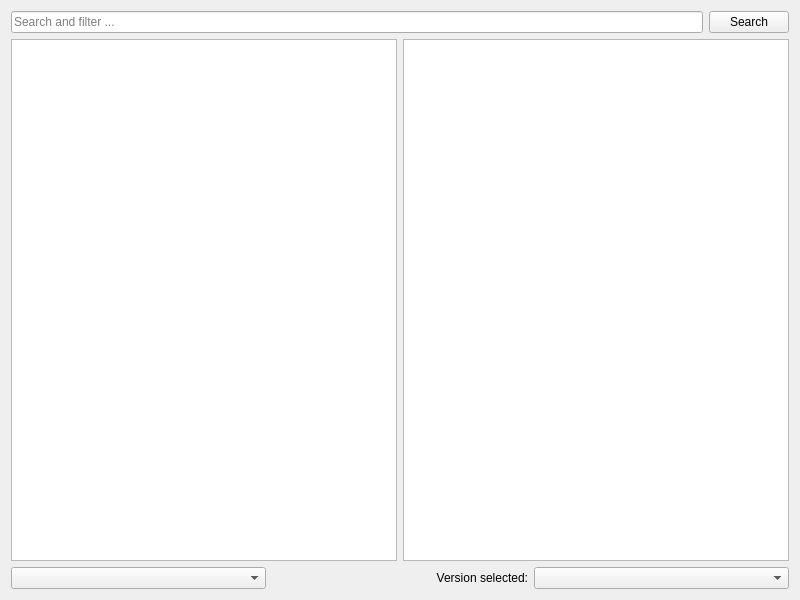
<?xml version="1.0" encoding="UTF-8"?>
<ui version="4.0">
 <class>ModrinthPage</class>
 <widget class="QWidget" name="ModrinthPage">
  <property name="geometry">
   <rect>
    <x>0</x>
    <y>0</y>
    <width>800</width>
    <height>600</height>
   </rect>
  </property>
  <layout class="QGridLayout" name="gridLayout">
   <item row="2" column="0">
    <layout class="QHBoxLayout">
     <item>
      <widget class="QListView" name="packView">
       <property name="horizontalScrollBarPolicy">
        <enum>Qt::ScrollBarAlwaysOff</enum>
       </property>
       <property name="alternatingRowColors">
        <bool>true</bool>
       </property>
       <property name="iconSize">
        <size>
         <width>48</width>
         <height>48</height>
        </size>
       </property>
      </widget>
     </item>
     <item>
      <widget class="ProjectDescriptionPage" name="packDescription">
       <property name="openExternalLinks">
        <bool>true</bool>
       </property>
       <property name="openLinks">
        <bool>true</bool>
       </property>
      </widget>
     </item>
    </layout>
   </item>
   <item row="3" column="0">
    <layout class="QHBoxLayout">
     <item>
      <widget class="QComboBox" name="sortByBox"/>
     </item>
     <item>
      <widget class="QLabel" name="label">
       <property name="text">
        <string>Version selected:</string>
       </property>
       <property name="alignment">
        <set>Qt::AlignRight|Qt::AlignTrailing|Qt::AlignVCenter</set>
       </property>
      </widget>
     </item>
     <item>
      <widget class="QComboBox" name="versionSelectionBox"/>
     </item>
    </layout>
   </item>
   <item row="0" column="0">
    <layout class="QHBoxLayout">
     <item>
      <widget class="QLineEdit" name="searchEdit">
       <property name="placeholderText">
        <string>Search and filter ...</string>
       </property>
      </widget>
     </item>
     <item>
      <widget class="QPushButton" name="searchButton">
       <property name="text">
        <string>Search</string>
       </property>
      </widget>
     </item>
    </layout>
   </item>
  </layout>
 </widget>
 <customwidgets>
  <customwidget>
   <class>ProjectDescriptionPage</class>
   <extends>QTextBrowser</extends>
   <header>ui/widgets/ProjectDescriptionPage.h</header>
  </customwidget>
 </customwidgets>
 <tabstops>
  <tabstop>searchEdit</tabstop>
  <tabstop>searchButton</tabstop>
  <tabstop>packView</tabstop>
  <tabstop>packDescription</tabstop>
  <tabstop>sortByBox</tabstop>
  <tabstop>versionSelectionBox</tabstop>
 </tabstops>
 <resources/>
 <connections/>
</ui>
